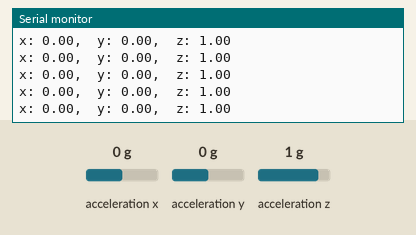
Simulated run of this sketch. Board: Arduino Nano 33 IoT. Shown: the last lines printed to the serial monitor. The test bench sets the inputs (shaded band); at power-on: acceleration x 0 g, acceleration y 0 g, acceleration z 1 g. Nothing arrives over Bluetooth unless stated; a phone connects over Bluetooth LE 3 s after start.

Above: at 3.8 s.
3.9 s: acceleration x set to -1.4 g
At 4.6 s:
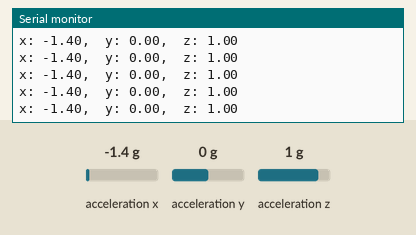
5.4 s: acceleration x set to 0 g
At 6.2 s:
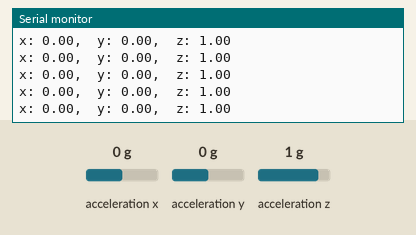

Measured:
- after the input at 3.9 s, the serial monitor: prints a new line at once (image 1)

The sketch:

arduino_BLE_accelerometer.ino
```cpp
/**************************************************************************
  Accelerometer data via bluetooth LE
  Uses Arduino LSM6DS3 library example (by Riccardo Rizzo): https://www.arduino.cc/en/Reference/ArduinoLSM6DS3
  and Tom Igoe's AS7341_Spectrometer_BLE: https://github.com/tigoe/LightProjects/blob/35061270d781354512571693dad21837ac4fc612/spectrometers/AS7341/AS7341_Spectrometer_BLE/AS7341_Spectrometer_BLE.ino
  created 20 Feb 2022
  modified 21 Feb 2022
  by I-Jon Hsieh
 **************************************************************************/

#include <Arduino_LSM6DS3.h>
#include <ArduinoBLE.h>

/*
  generate uuid for service in terminal by uuidgen
  replace 0000 with higher values (0001 ...)
*/
//char serviceUUID[] = "EB39FE3F-0000-45F1-9034-BB4FED33A133";  //[]????
//char characteristicUUID[] = "EB39FE3F-0001-45F1-9034-BB4FED33A133";

//name the device
char bleName[] = "accelerometer";
const int readingLength = 17; //-0.00,-0.00,-0.00
String xyz;


/*
  BLERead: ask the peripheral to send back the current value of the characteristic. Often used for characteristics that don't change very often, for example characteristics used for configuration, version numbers, etc.
  BLEWrite: modify the value of the characteristic. Often used for things that are like commands, for example telling the peripheral to turn a motor on or off.
  BLEIndicate and Notify: ask the peripheral to continuously send updated values of the characteristic, without the central having to constantly ask for it.
*/
BLEService acceleroService("EB39FE3F-0000-45F1-9034-BB4FED33A133");
BLECharacteristic acceleroCharacteristic("EB39FE3F-0001-45F1-9034-BB4FED33A133", BLERead | BLENotify,  readingLength); //Do we really need readingLength?


void setup() {
  Serial.begin(9600);
  //  while (!Serial);

  if (!IMU.begin()) {
    Serial.println("IMU failed");
    while (1);
  }
  if (!BLE.begin()) {
    Serial.println("BLE failed");
    while (1);
  }

  xyz = "0.00,0.00,0.00";

  BLE.setLocalName(bleName);
  BLE.setAdvertisedService(acceleroService);
  acceleroService.addCharacteristic(acceleroCharacteristic);
  BLE.addService(acceleroService);
  acceleroCharacteristic.writeValue(xyz.c_str());
  BLE.advertise();

  Serial.println("Bluetooth device ready, waiting for connections!");
}

void loop() {
  BLEDevice central = BLE.central(); //Does it have to be named as "central"?
  if (central) {
    while (central.connected()) {
      float x, y, z;

      if (IMU.accelerationAvailable()) {
        IMU.readAcceleration(x, y, z);
      }

      String Sx = (String) x;
      String Sy = (String) y;
      String Sz = (String) z;
      xyz = Sx + "," + Sy + "," + Sz;


      Serial.print("x: ");
      Serial.print(x);
      Serial.print(",  y: ");
      Serial.print(y);
      Serial.print(",  z: ");
      Serial.println(z);

      acceleroCharacteristic.writeValue(xyz.c_str());
    }
  }


}
```
